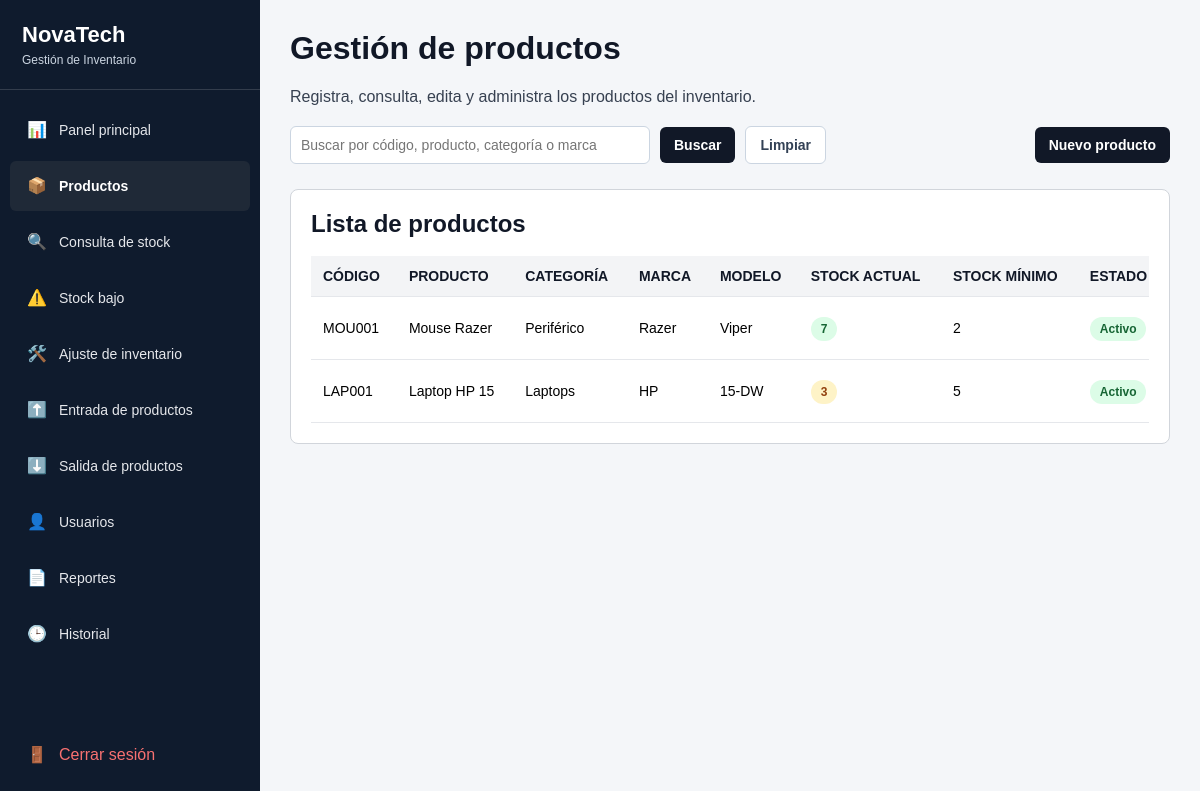
The app's page /index.php?controller=producto&action=index (signed in) with its own data.
### tables this page shows
CREATE TABLE `producto` (
  `id_producto` int(11) NOT NULL,
  `id_detalle_producto` int(11) NOT NULL,
  `codigo_producto` varchar(50) NOT NULL,
  `nombre_producto` varchar(100) NOT NULL,
  `modelo` varchar(80) DEFAULT NULL,
  `stock_actual` int(11) NOT NULL DEFAULT 0,
  `stock_minimo` int(11) NOT NULL DEFAULT 0,
  `precio_referencial` decimal(10,2) DEFAULT 0.00,
  `descripcion` varchar(200) DEFAULT NULL,
  `estado` enum('Activo','Inactivo') DEFAULT 'Activo',
  `fecha_registro` datetime DEFAULT current_timestamp()
);

CREATE TABLE `detalle_producto` (
  `id_detalle_producto` int(11) NOT NULL,
  `categoria` varchar(80) NOT NULL,
  `marca` varchar(80) NOT NULL,
  `descripcion` varchar(150) DEFAULT NULL
);

### app/controllers/ProductoController.php (called while the page is built, shortened)
<?php
require_once "app/dao/ProductoDAO.php";
require_once "app/services/ProductoService.php";
class ProductoController
{
    private ProductoService $productoService;
    public function __construct()
    {
        $database = new Database();
        $conexion = $database->getConnection();
        $productoDAO = new ProductoDAO($conexion);
        $this->productoService = new ProductoService($productoDAO);
    }
    public function index(): void
    {
        $busqueda = trim((string)($_GET["buscar"] ?? ""));
        $productos = $this->productoService->listarProductos($busqueda);
        require_once "views/productos/index.php";
    }
}

### app/services/ProductoService.php (called while the page is built, shortened)
<?php
class ProductoService
{
    private IProductoDAO $productoDAO;
    public function __construct(IProductoDAO $productoDAO)
    {
        $this->productoDAO = $productoDAO;
    }
    public function listarProductos(string $busqueda = ""): array
    {
        return $this->productoDAO->listar($busqueda);
    }
}

### app/dao/ProductoDAO.php (called while the page is built, shortened)
<?php
class ProductoDAO implements IProductoDAO
{
    private PDO $conexion;
    public function __construct(PDO $conexion)
    {
        $this->conexion = $conexion;
    }
    public function listar(string $busqueda = ""): array
    {
        $sql = "SELECT
                    p.id_producto,
                    p.id_detalle_producto,
                    p.codigo_producto,
                    p.nombre_producto,
                    p.modelo,
                    p.stock_actual,
                    p.stock_minimo,
                    p.precio_referencial,
                    p.descripcion,
                    p.estado,
                    d.categoria,
                    d.marca,
                    d.descripcion AS descripcion_detalle
                FROM producto p
                INNER JOIN detalle_producto d
                    ON p.id_detalle_producto = d.id_detalle_producto
                WHERE p.codigo_producto LIKE :busqueda
                   OR p.nombre_producto LIKE :busqueda
                   OR d.categoria LIKE :busqueda
                   OR d.marca LIKE :busqueda
                ORDER BY p.id_producto DESC";
        $stmt = $this->conexion->prepare($sql);
        $parametro = "%" . $busqueda . "%";
        $stmt->bindParam(":busqueda", $parametro);
        $stmt->execute();
        return $stmt->fetchAll();
    }
}

### views/productos/index.php (the view, shortened to what this page needs)
<?php
$productos = $productos ?? [];
$busqueda = $busqueda ?? "";
?>
<?php require_once "views/layouts/header.php"; ?>
<?php require_once "views/layouts/sidebar.php"; ?>
<main class="content productos-content">
    <h1>Gestión de productos</h1>
    <p>Registra, consulta, edita y administra los productos del inventario.</p>
    <section class="productos-toolbar">
        <form method="GET" action="index.php" class="productos-search">
            <input
                type="text"
                name="buscar"
                placeholder="Buscar por código, producto, categoría o marca"
                value="<?php echo htmlspecialchars($busqueda, ENT_QUOTES, "UTF-8"); ?>"
            >
            <button type="submit" class="productos-btn productos-btn-primary">Buscar</button>
            <a href="index.php?controller=producto&action=index" class="productos-btn productos-btn-light">
                Limpiar
            </a>
        </form>
        <a href="index.php?controller=producto&action=crear" class="productos-btn productos-btn-primary">
            Nuevo producto
        </a>
    </section>
    <section class="productos-card">
        <h2>Lista de productos</h2>
        <div class="productos-tabla-responsive">
            <table class="productos-tabla">
                <thead>
                    <tr>
                        <th>Código</th>
                        <th>Producto</th>
                        <th>Categoría</th>
                        <th>Marca</th>
                        <th>Modelo</th>
                        <th>Stock actual</th>
                        <th>Stock mínimo</th>
                        <th>Estado</th>
                    </tr>
                </thead>
                <tbody>
                    <?php if (!empty($productos)) { ?>
                        <?php foreach ($productos as $producto) { ?>
                            <tr>
                                <td><?php echo htmlspecialchars($producto["codigo_producto"], ENT_QUOTES, "UTF-8"); ?></td>
                                <td><?php echo htmlspecialchars($producto["nombre_producto"], ENT_QUOTES, "UTF-8"); ?></td>
                                <td><?php echo htmlspecialchars($producto["categoria"], ENT_QUOTES, "UTF-8"); ?></td>
                                <td><?php echo htmlspecialchars($producto["marca"], ENT_QUOTES, "UTF-8"); ?></td>
                                <td><?php echo htmlspecialchars($producto["modelo"] ?? "-", ENT_QUOTES, "UTF-8"); ?></td>
                                <td>
                                    <?php if ((int) $producto["stock_actual"] <= (int) $producto["stock_minimo"]) { ?>
                                        <span class="badge badge-stock-bajo">
                                            <?php echo htmlspecialchars((string) $producto["stock_actual"], ENT_QUOTES, "UTF-8"); ?>
                                        </span>
                                    <?php } else { ?>
                                        <span class="badge badge-stock-ok">
                                            <?php echo htmlspecialchars((string) $producto["stock_actual"], ENT_QUOTES, "UTF-8"); ?>
                                        </span>
                                    <?php } ?>
                                </td>
                                <td><?php echo htmlspecialchars((string) $producto["stock_minimo"], ENT_QUOTES, "UTF-8"); ?></td>
                                <td>
                                    <?php if ($producto["estado"] === "Activo") { ?>
                                        <span class="badge badge-activo">Activo</span>
                                    <?php } else { ?>
                                        <span class="badge badge-inactivo">Inactivo</span>
                                    <?php } ?>
                                </td>
                            </tr>
                        <?php } ?>
                    <?php } else { ?>
                        <tr>
                            <td colspan="9">No hay productos registrados.</td>
                        </tr>
                    <?php } ?>
                </tbody>
            </table>
        </div>
    </section>
</main>
<?php require_once "views/layouts/footer.php"; ?>

### index.php (shortened to what this page needs)
<?php
$controller = $_GET["controller"] ?? "login";
$action = $_GET["action"] ?? "index";
switch ($controller) {
    case "producto":
        require_once "app/controllers/ProductoController.php";
        $controllerObject = new ProductoController();
        break;
}
if (method_exists($controllerObject, $action)) {
    $controllerObject->$action();
} else {
    echo "Acción no encontrada.";
}

### views/layouts/header.php (shortened to what this page needs)
<!DOCTYPE html>
<html lang="es">
<head>
    <link rel="stylesheet" href="public/css/estilos.css">
</head>
<body>

### views/layouts/sidebar.php (shortened to what this page needs)
<?php
function menuActivo(string $controller, ?string $action = null): string
{
    $controllerActual = $_GET["controller"] ?? "";
    $actionActual = $_GET["action"] ?? "";
    if ($action !== null) {
        return ($controllerActual === $controller && $actionActual === $action) ? "active" : "";
    }
    return ($controllerActual === $controller) ? "active" : "";
}
?>
<div class="sidebar">
    <div class="logo">
        <h2>NovaTech</h2>
        <p>Gestión de Inventario</p>
    </div>
    <div class="menu">
        <a href="index.php?controller=dashboard&action=index" class="<?php echo menuActivo("dashboard"); ?>">
            <span class="sidebar-icon">📊</span>
            <span>Panel principal</span>
        </a>
        <a href="index.php?controller=producto&action=index" class="<?php echo menuActivo("producto"); ?>">
            <span class="sidebar-icon">📦</span>
            <span>Productos</span>
        </a>
        <a href="index.php?controller=stock&action=index" class="<?php echo menuActivo("stock", "index"); ?>">
            <span class="sidebar-icon">🔍</span>
            <span>Consulta de stock</span>
        </a>
        <a href="index.php?controller=stock&action=bajo" class="<?php echo menuActivo("stock", "bajo"); ?>">
            <span class="sidebar-icon">⚠️</span>
            <span>Stock bajo</span>
        </a>
        <a href="index.php?controller=ajuste&action=index" class="<?php echo menuActivo("ajuste"); ?>">
            <span class="sidebar-icon">🛠️</span>
            <span>Ajuste de inventario</span>
        </a>
        <a href="index.php?controller=entrada&action=index" class="<?php echo menuActivo("entrada"); ?>">
            <span class="sidebar-icon">⬆️</span>
            <span>Entrada de productos</span>
        </a>
        <a href="index.php?controller=salida&action=index" class="<?php echo menuActivo("salida"); ?>">
            <span class="sidebar-icon">⬇️</span>
            <span>Salida de productos</span>
        </a>
        <?php if (isset($_SESSION["usuario"]) && $_SESSION["usuario"]["rol"] === "Administrador") { ?>
            <a href="index.php?controller=usuario&action=index" class="<?php echo menuActivo("usuario"); ?>">
                <span class="sidebar-icon">👤</span>
                <span>Usuarios</span>
            </a>
        <?php } ?>
        <a href="index.php?controller=reporte&action=index" class="<?php echo menuActivo("reporte"); ?>">
            <span class="sidebar-icon">📄</span>
            <span>Reportes</span>
        </a>
        <a href="index.php?controller=historial&action=index" class="<?php echo menuActivo("historial"); ?>">
            <span class="sidebar-icon">🕒</span>
            <span>Historial</span>
        </a>
    </div>
    <div class="cerrar">
        <a href="index.php?controller=login&action=salir">
            <span class="sidebar-icon">🚪</span>
            <span>Cerrar sesión</span>
        </a>
    </div>
</div>

### public/css/estilos.css (style rules this page uses)
* { box-sizing: border-box; font-family: Arial, Helvetica, sans-serif; }
body { margin: 0; font-family: Arial, sans-serif; background-color: #f4f6f9; }
.sidebar { width: 260px; min-height: 100vh; background-color: #1f2937; color: #ffffff; position: fixed; top: 0; left: 0; z-index: 1000; }
.content { margin-left: 260px; padding: 30px; width: calc(100% - 260px); min-height: 100vh; box-sizing: border-box; overflow-x: hidden; }
.sidebar { width: 230px; background: #0f1b2d; color: white; height: 100vh; position: fixed; left: 0; top: 0; }
.logo { padding: 22px; border-bottom: 1px solid rgba(255, 255, 255, 0.15); }
.logo h2 { margin: 0; font-size: 22px; }
.logo p { margin: 5px 0 0; font-size: 12px; color: #cbd5e1; }
.menu { padding: 15px 10px; }
.menu a { display: block; padding: 13px 15px; margin-bottom: 6px; color: #e5e7eb; text-decoration: none; border-radius: 4px; font-size: 14px; }
.cerrar { position: absolute; bottom: 20px; width: 100%; padding: 0 10px; }
.cerrar a { color: #f87171; text-decoration: none; display: block; padding: 13px 15px; }
.content { padding: 25px 30px; }
table { width: 100%; border-collapse: collapse; background: white; font-size: 14px; }
th { background: #f4f5f7; text-align: left; padding: 12px 14px; border-bottom: 1px solid #d9dde4; font-size: 12px; text-transform: uppercase; }
td { padding: 12px 14px; border-bottom: 1px solid #e5e7eb; }
.badge { padding: 4px 8px; border-radius: 4px; font-size: 12px; font-weight: bold; }
:root { --sidebar-width: 260px; }
* { box-sizing: border-box; }
html, body { margin: 0; padding: 0; width: 100%; min-height: 100%; overflow-x: hidden; }
.sidebar { position: fixed !important; top: 0; left: 0; width: var(--sidebar-width) !important; height: 100vh; z-index: 1000; overflow-y: auto; }
main.content, .content { margin-left: var(--sidebar-width) !important; width: calc(100vw - var(--sidebar-width)) !important; max-width: calc(100vw - var(--sidebar-width)) !important; min-height: 100vh; padding: 30px !important; overflow-x: hidden; }
main.content > *, .content > * { max-width: 100%; }
.sidebar .menu a, .sidebar .cerrar a { display: flex; align-items: center; gap: 10px; }
.sidebar-icon { width: 24px; min-width: 24px; height: 24px; display: inline-flex; align-items: center; justify-content: center; font-size: 16px; line-height: 1; }
.sidebar .menu a span:last-child, .sidebar .cerrar a span:last-child { flex: 1; }
.sidebar .menu a.active { background-color: #1f2937; color: #ffffff; border-radius: 6px; font-weight: bold; }

### records on screen
producto: codigo_producto "MOU001", nombre_producto "Mouse Razer", id_detalle_producto.categoria "Periférico", id_detalle_producto.marca "Razer", modelo "Viper", stock_actual "7", stock_minimo "2", estado "Activo"
producto: codigo_producto "LAP001", nombre_producto "Laptop HP 15", id_detalle_producto.categoria "Laptops", id_detalle_producto.marca "HP", modelo "15-DW", stock_actual "3", stock_minimo "5", estado "Activo"
